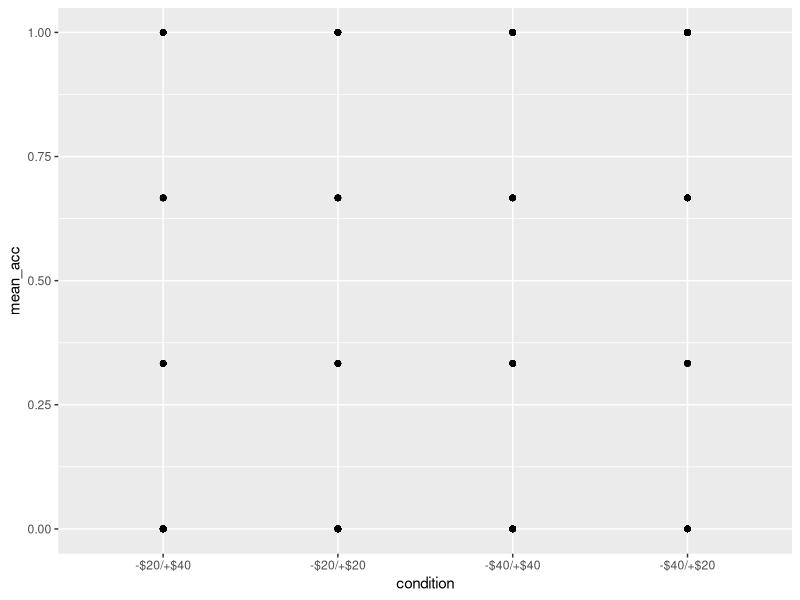
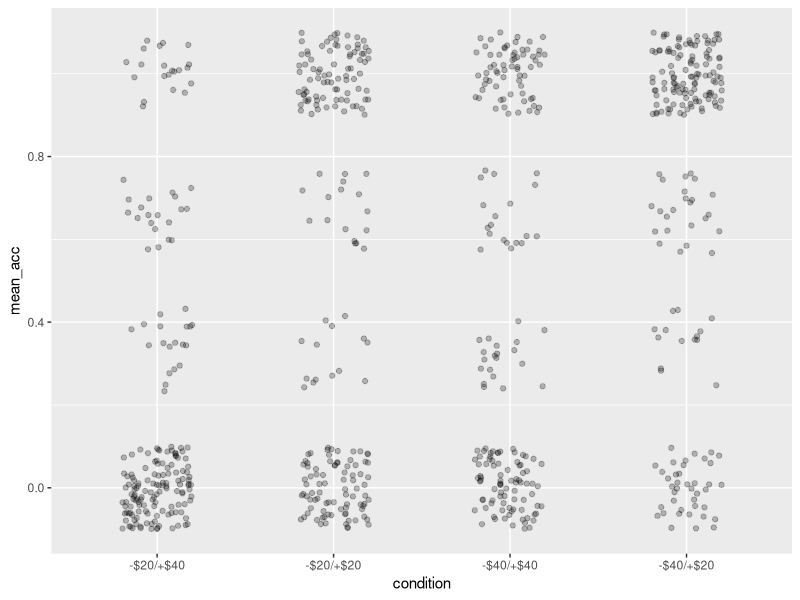
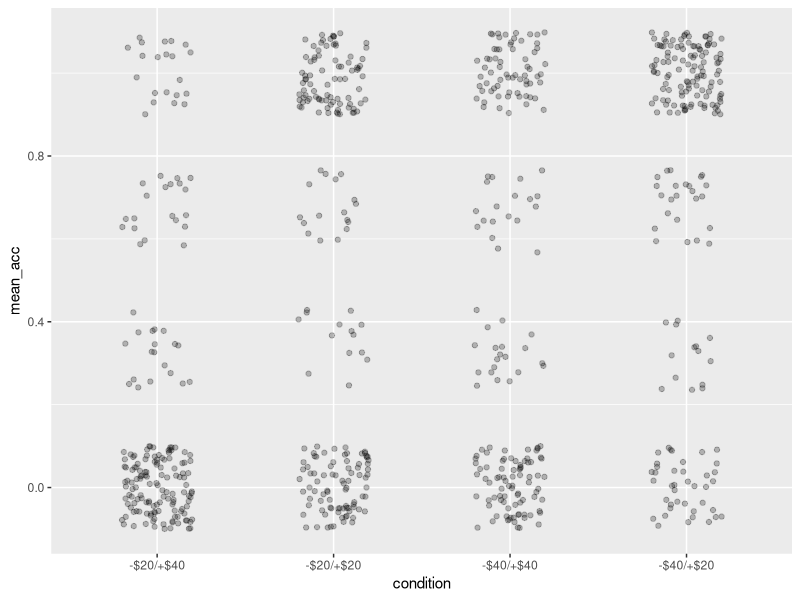

These figures' R source, in order:
## ---- chunk 1
library("tidyverse")
ws1a <- read_csv("data/ws2015_exp1a.csv")
ws1b <- read_csv("data/ws2015_exp1b.csv")
ws1a <- ws1a %>%
  mutate(subno = factor(paste0("e1a_", subno)))
ws1b <- ws1b %>%
  mutate(subno = factor(paste0("e1b_", subno)))
ws1 <- bind_rows(ws1a, ws1b)
ws1 <- ws1 %>% 
  mutate(
    response = factor(response, levels = c("reject", "accept")),
    condition = factor(
      condition, 
      levels = c(40.2, 20.2, 40.4, 20.4), 
      labels = c("-$20/+$40", "-$20/+$20", "-$40/+$40", "-$40/+$20")
    )
  )
glimpse(ws1)
## ---- chunk 2
part_sum <- ws1 %>%
  filter(loss == gain, loss %in% c(12, 16, 20)) %>% 
  group_by(condition, subno) %>% 
  summarise(mean_acc = mean(resp)) %>% 
  ungroup()
part_sum
## ---- chunk 3
ggplot(part_sum, aes(x = condition, y = mean_acc)) +
  geom_point()
## ---- chunk 4
ggplot(part_sum, aes(x = condition, y = mean_acc)) +
  geom_jitter(width = 0.2, height = 0.1, alpha = 0.25)
## ---- chunk 5
ggplot(part_sum, aes(x = condition, y = mean_acc)) +
  geom_jitter(width = 0.2, height = 0.1, alpha = 0.25)
